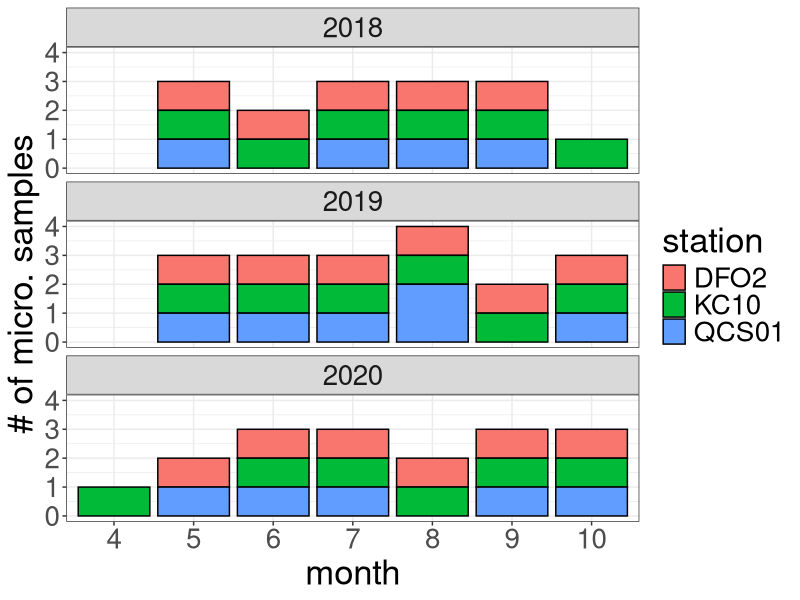
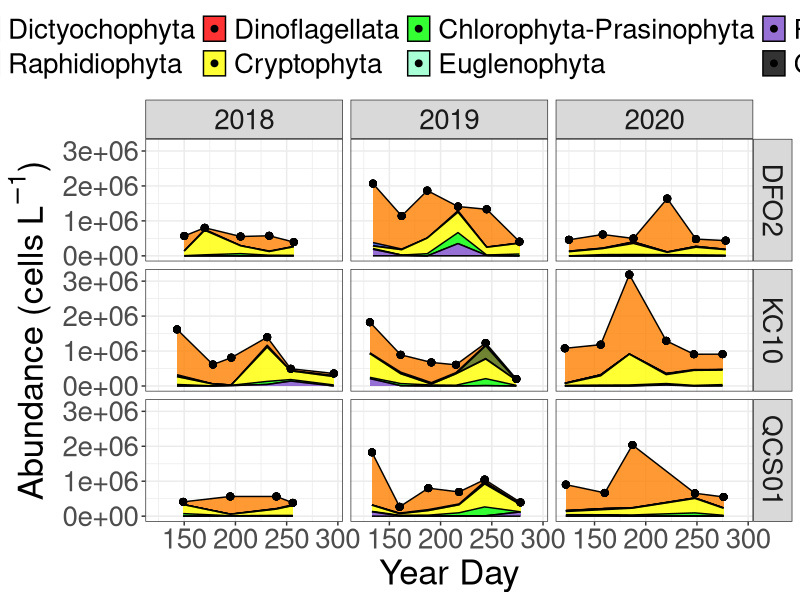
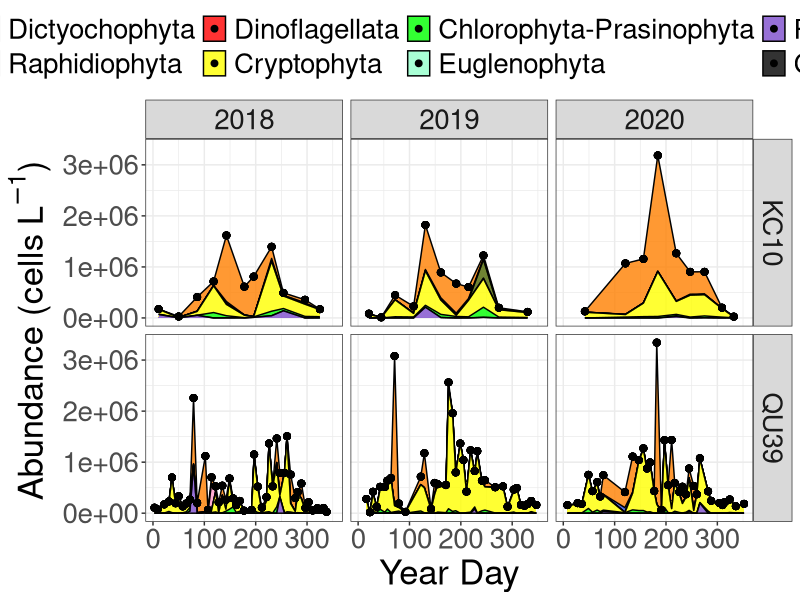
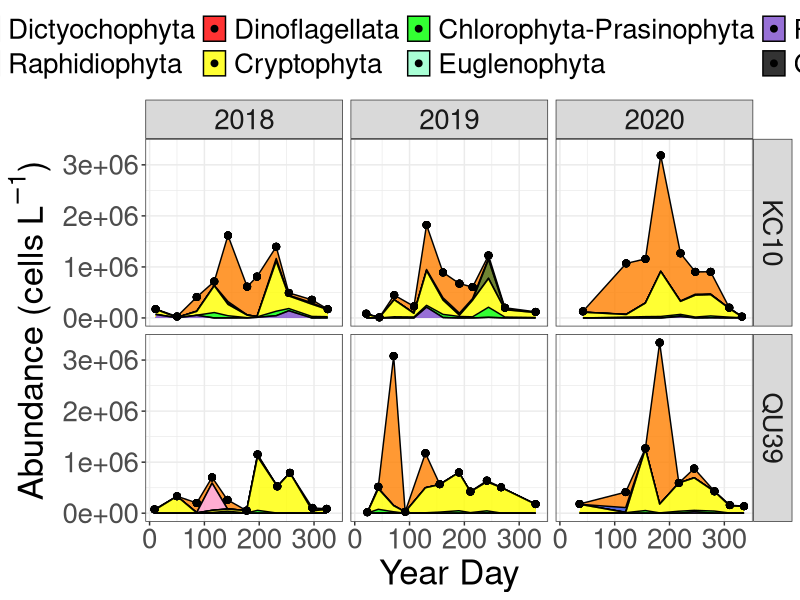
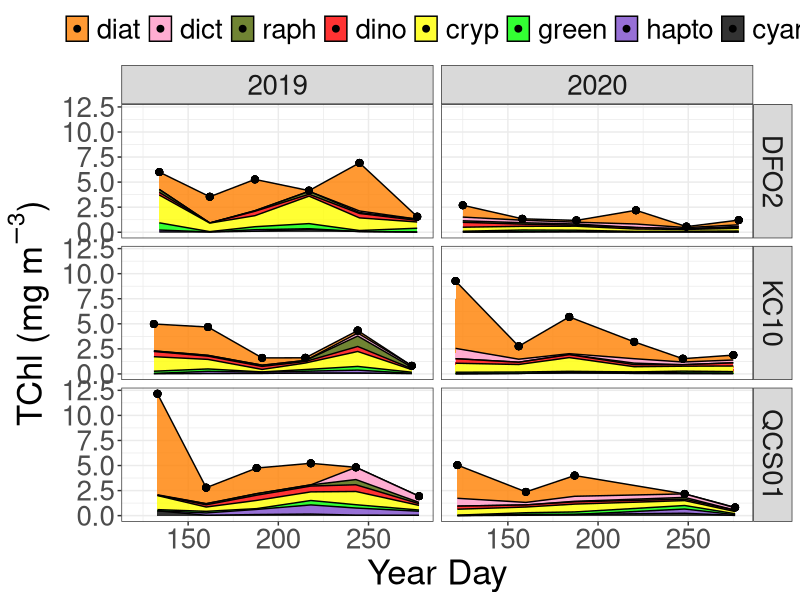
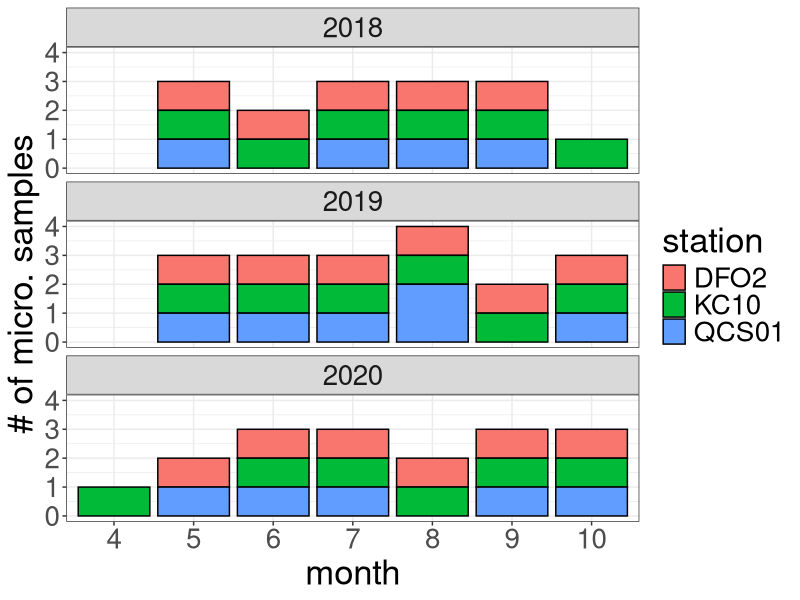
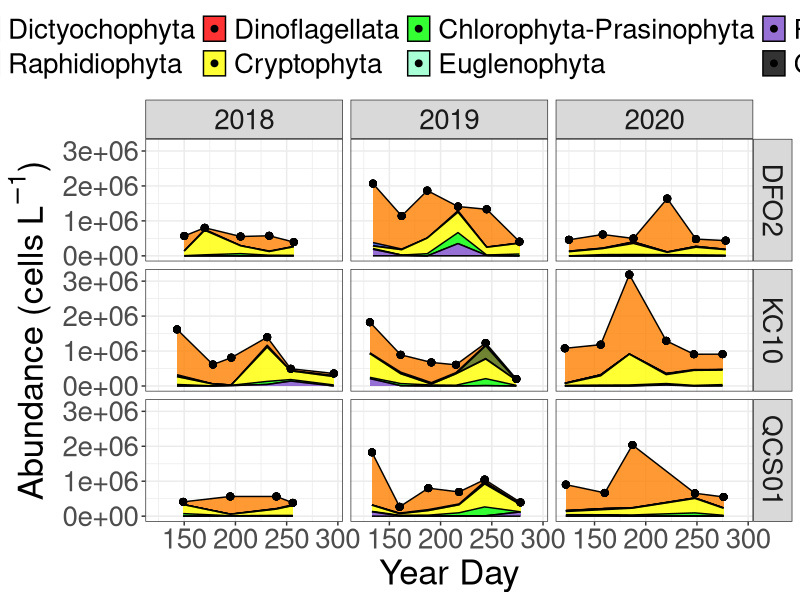
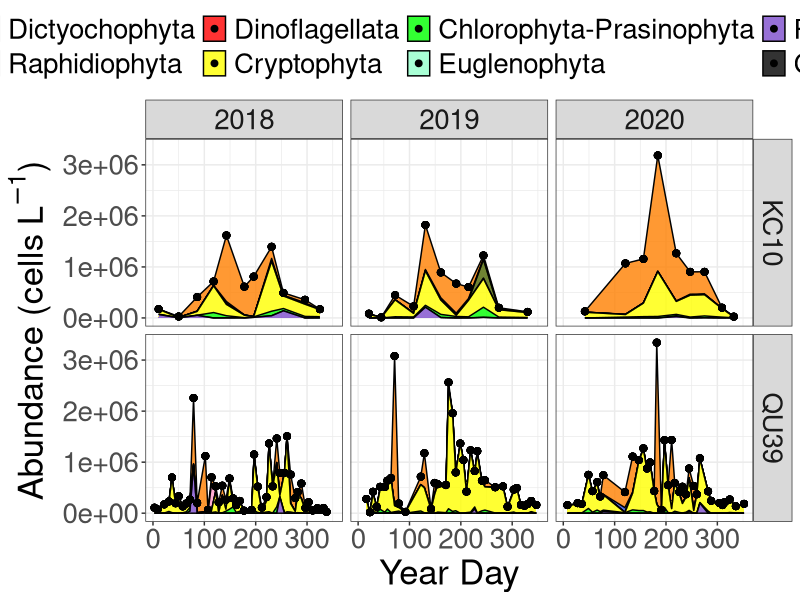

Here is the R script that generated these plots, in order: (Note: this script raises an error after producing the figures.)
## ---- chunk 1
#Load packages
library(tidyverse)
library(patchwork)
library(here)
library(readr)
library(readxl)
## ---- chunk 2
#Upload fully formatted microscopy data

micro <- read_csv(here("outputs", "micro_master_2021-10-18.csv"))

micro_kc10 <- read_csv(here("outputs", "micro_kc10_2021-12-01.csv"))

micro_kc10_ds <- read_csv(here("outputs", "micro_kc10_ds_2021-12-01.csv"))
## ---- chunk 3
#Upload chemtax data

#Upload data
#Uploading chemtax data
chem <- read_csv(here("outputs", "chemtax_master_2021-11-04.csv")) 


## ---- chunk 4
#Selecting autotrophic groups from class level specifications above. Too coarse for dinos.


#Can't figure out how to make this work with multiple stations. Trying each separately and binding
micro_sum_dfo2 <- micro %>%
  filter(trophicStatus == "auto" &
          site_id == "DFO2") %>% 
  complete(date, group) %>% # make each day have all species, even if not observed (for joining)
  group_by(date, group) %>% 
  summarise(sum = sum(count)) %>% #sum counts for each grouping/class
  ungroup() %>% 
  arrange(date, group) %>% 
  mutate(sum = replace_na(sum, 0),
         site_id = "DFO2") #replace NAs, created by complete, with 0s

micro_sum_kc10 <- micro %>%
  filter(trophicStatus == "auto" &
          site_id == "KC10") %>% 
  complete(date, group) %>% # make each day have all species, even if not observed (for joining)
  group_by(date, group) %>% 
  summarise(sum = sum(count)) %>% #sum counts for each grouping/class
  ungroup() %>% 
  arrange(date, group) %>% 
  mutate(sum = replace_na(sum, 0),
         site_id = "KC10") #replace NAs, created by complete, with 0s

micro_sum_qcs01 <- micro %>%
  filter(trophicStatus == "auto" &
          site_id == "QCS01") %>% 
  complete(date, group) %>% # make each day have all species, even if not observed (for joining)
  group_by(date, group) %>% 
  summarise(sum = sum(count)) %>% #sum counts for each grouping/class
  ungroup() %>% 
  arrange(date, group) %>% 
  mutate(sum = replace_na(sum, 0),
         site_id = "QCS01") #replace NAs, created by complete, with 0s

micro_sum_qu39 <- micro %>%
  filter(trophicStatus == "auto" &
          site_id == "QU39") %>% 
  complete(date, group) %>% # make each day have all species, even if not observed (for joining)
  group_by(date, group) %>% 
  summarise(sum = sum(count)) %>% #sum counts for each grouping/class
  ungroup() %>% 
  arrange(date, group) %>% 
  mutate(sum = replace_na(sum, 0),
         site_id = "QU39") #replace NAs, created by complete, with 0s

micro_sum <- rbind(micro_sum_dfo2, micro_sum_kc10, micro_sum_qcs01, micro_sum_qu39)
## ---- chunk 5
#Summing species for the KC10-QU39 Timeseries
micro_kc10_sum <- micro_kc10 %>%
  filter(trophicStatus == "auto" &
          site_id == "KC10") %>% 
  complete(date, group) %>% # make each day have all species, even if not observed (for joining)
  group_by(date, group) %>% 
  summarise(sum = sum(count)) %>% #sum counts for each grouping/class
  ungroup() %>% 
  arrange(date, group) %>% 
  mutate(sum = replace_na(sum, 0),
         site_id = "KC10") #replace NAs, created by complete, with 0s

micro_sum_qu39 <- micro_kc10 %>%
  filter(trophicStatus == "auto" &
          site_id == "QU39") %>% 
  complete(date, group) %>% # make each day have all species, even if not observed (for joining)
  group_by(date, group) %>% 
  summarise(sum = sum(count)) %>% #sum counts for each grouping/class
  ungroup() %>% 
  arrange(date, group) %>% 
  mutate(sum = replace_na(sum, 0),
         site_id = "QU39")

micro_sum_2 <- rbind(micro_kc10_sum, micro_sum_qu39)

#Doing the same for the QU39 downscaled timeseries

micro_kc10_ds_sum <- micro_kc10_ds %>%
  filter(trophicStatus == "auto" &
          site_id == "KC10") %>% 
  complete(date, group) %>% # make each day have all species, even if not observed (for joining)
  group_by(date, group) %>% 
  summarise(sum = sum(count)) %>% #sum counts for each grouping/class
  ungroup() %>% 
  arrange(date, group) %>% 
  mutate(sum = replace_na(sum, 0),
         site_id = "KC10") #replace NAs, created by complete, with 0s

micro_sum_ds_qu39 <- micro_kc10_ds %>%
  filter(trophicStatus == "auto" &
          site_id == "QU39") %>% 
  complete(date, group) %>% # make each day have all species, even if not observed (for joining)
  group_by(date, group) %>% 
  summarise(sum = sum(count)) %>% #sum counts for each grouping/class
  ungroup() %>% 
  arrange(date, group) %>% 
  mutate(sum = replace_na(sum, 0),
         site_id = "QU39")

micro_sum_3 <- rbind(micro_kc10_ds_sum, micro_sum_ds_qu39)
## ---- chunk 6
#Set order or groups for plotting

micro_sum$group <- factor(micro_sum$group,
                         levels = c("Bacillariophyta", #Y
                                    "Chrysophyta", #Y
                                    "Dictyochophyta", #Y
                                    "Raphidiophyta", #Y
                                    "Dinoflagellata", #Y
                                    "Cryptophyta",#Y
                                    "Chlorophyta-Prasinophyta", #Y 
                                    "Euglenophyta", #Y
                                    "Prymnesiophyta-Haptophyta", #Y 
                                    "Cyanobacteria", #Y
                                    "Unknown_Chlorophyta?", #Y
                                    "Unknown_Dinophyceae?", #Y
                                    "Unknown_flagellate" #Y
                                    ))

micro_sum_2$group <- factor(micro_sum_2$group,
                         levels = c("Bacillariophyta", #Y
                                    "Chrysophyta", #Y
                                    "Dictyochophyta", #Y
                                    "Raphidiophyta", #Y
                                    "Dinoflagellata", #Y
                                    "Cryptophyta",#Y
                                    "Chlorophyta-Prasinophyta", #Y 
                                    "Euglenophyta", #Y
                                    "Prymnesiophyta-Haptophyta", #Y 
                                    "Cyanobacteria", #Y
                                    "Unknown_Chlorophyta?", #Y
                                    "Unknown_Dinophyceae?", #Y
                                    "Unknown_flagellate" #Y
                                    ))

micro_sum_3$group <- factor(micro_sum_3$group,
                         levels = c("Bacillariophyta", #Y
                                    "Chrysophyta", #Y
                                    "Dictyochophyta", #Y
                                    "Raphidiophyta", #Y
                                    "Dinoflagellata", #Y
                                    "Cryptophyta",#Y
                                    "Chlorophyta-Prasinophyta", #Y 
                                    "Euglenophyta", #Y
                                    "Prymnesiophyta-Haptophyta", #Y 
                                    "Cyanobacteria", #Y
                                    "Unknown_Chlorophyta?", #Y
                                    "Unknown_Dinophyceae?", #Y
                                    "Unknown_flagellate" #Y
                                    ))

## ---- chunk 7
#Setting colour pallete for microscopy data - roughly comparable to chemtax data
color_palette_micro <- c("#ff8000", #Diatoms 
                   "#2642D5", #Chrysophytes
                   "#ff99c7", #Dicto (same color as chryso as same pig. group)
                   "#4d6600", #Raph
                   "#ff0000", #Dino
                   "#ffff00", #Crypto
                   "#00ff00", #Chloro (chloro and eugleno same colour, same pig. group)
                   "#93FFCA", #Eugleno
                   "#7d4dcc", #Hapto
                   "#000000"  #Cyano
                   )

#Set month labels for plot
month_labels_5 <- rep(c('J','F','M','A','M','J','J','A','S','O','N','D'), 5)

month_labels <- c('J','F','M','A','M','J','J','A','S','O','N','D')
## ---- chunk 8
#Plotting when we have data available for microscopy at Calvert
micro %>%  
  filter(!site_id == "QU39" & date > "2018-01-01" & date < "2021-01-01") %>%  
  distinct(date, site_id) %>% 
  mutate(year = lubridate::year(date),
         month = lubridate::month(date)) %>% 
  group_by(year, month, site_id) %>% 
  summarise(n = n()) %>% 
  ggplot(aes(x = as.factor(month), y = n, fill = site_id)) + 
  geom_bar(stat = "identity", color = "black") +
  facet_wrap(~ year, ncol = 1) +
  theme_bw() +
  labs(y = "# of micro. samples",
       x = "month",
       fill = "station") +
  theme(text = element_text(size = 25))

ggsave(here("figures_new", "sample_number.png"),
       width = 17, height = 15, dpi = 300)
## ---- chunk 9

#Microscopy May - October 2018-2019 time-series - Calvert

micro_sum %>% 
  filter(date > "2018-04-01" & date < "2020-11-01" & !site_id == "QU39") %>% 
  group_by(date, site_id) %>% 
  mutate(sum_all = sum(sum, na.rm = TRUE)) %>%
  ungroup() %>% 
  mutate(year = lubridate::year(date),
         month = lubridate::month(date),
         yday = lubridate::yday(date)) %>% 
  ggplot(aes(x = yday, y = sum, group = group, fill = group)) +
  geom_area(position = "stack", alpha = 0.8, size = 0.5, colour = "black") +
  geom_point(aes(x = yday, y = sum_all), size = 2) +
  scale_fill_manual(values = color_palette_micro) +
  facet_grid(site_id ~ year) +
  theme_bw() +
  theme(legend.position = "top",
        legend.direction = "horizontal",
        legend.title = element_blank(),
        text = element_text(size = 11)) +
        # strip.background = element_blank(),
        # strip.text = element_blank()) + 
  labs(x = "Year Day",
           y = bquote("Abundance (cells" ~ L^-1*")")) +
  theme(text = element_text(size = 25)) 

ggsave(here("figures_rev2", "timeseries_calvert.png"),
       width = 17, height = 10, dpi = 300)

## ---- chunk 10

#Microscopy May - October 2018-2019 time-series - Calvert

micro_sum_2 %>% 
  group_by(date, site_id) %>% 
  mutate(sum_all = sum(sum, na.rm = TRUE)) %>%
  ungroup() %>% 
  mutate(year = lubridate::year(date),
         month = lubridate::month(date),
         yday = lubridate::yday(date)) %>% 
  ggplot(aes(x = yday, y = sum, group = group, fill = group)) +
  geom_area(position = "stack", alpha = 0.8, size = 0.5, colour = "black") +
  geom_point(aes(x = yday, y = sum_all), size = 2) +
  scale_fill_manual(values = color_palette_micro) +
  facet_grid(site_id ~ year) +
  theme_bw() +
  theme(legend.position = "top",
        legend.direction = "horizontal",
        legend.title = element_blank(),
        text = element_text(size = 11)) +
        # strip.background = element_blank(),
        # strip.text = element_blank()) + 
  labs(x = "Year Day",
           y = bquote("Abundance (cells" ~ L^-1*")")) +
  theme(text = element_text(size = 25)) 

ggsave(here("figures_rev2", "timeseries_kc10_qu39.png"),
       width = 17, height = 10, dpi = 300)

## ---- chunk 11

#Microscopy May - October 2018-2019 time-series - Calvert

micro_sum_3 %>% 
  group_by(date, site_id) %>% 
  mutate(sum_all = sum(sum, na.rm = TRUE)) %>%
  ungroup() %>% 
  mutate(year = lubridate::year(date),
         month = lubridate::month(date),
         yday = lubridate::yday(date)) %>% 
  ggplot(aes(x = yday, y = sum, group = group, fill = group)) +
  geom_area(position = "stack", alpha = 0.8, size = 0.5, colour = "black") +
  geom_point(aes(x = yday, y = sum_all), size = 2) +
  scale_fill_manual(values = color_palette_micro) +
  facet_grid(site_id ~ year) +
  theme_bw() +
  theme(legend.position = "top",
        legend.direction = "horizontal",
        legend.title = element_blank(),
        text = element_text(size = 11)) +
        # strip.background = element_blank(),
        # strip.text = element_blank()) + 
  labs(x = "Year Day",
           y = bquote("Abundance (cells" ~ L^-1*")")) +
  theme(text = element_text(size = 25)) 

ggsave(here("figures_rev2", "timeseries_kc10_qu39_downscaled.png"),
       width = 17, height = 10, dpi = 300)

## ---- chunk 12
#Making Tidy
#Chemtax
chem_tidy <- chem %>% 
  pivot_longer(c(cyan, hapto, green, cryp, dino, dict, raph, diat),
                 names_to = "phyto_group", values_to = "TChla") %>% 
  group_by(date, site_id, phyto_group) %>% 
  summarize(TChla_mean = mean(TChla)) %>% 
  ungroup() %>% 
  group_by(date, site_id) %>% 
  mutate(TChla_sum = sum(TChla_mean)) %>% 
  ungroup()

## ---- chunk 13

#Order phytoplankton groups roughly from smallest to largest - create order list
order_chem <- c("cyan", "hapto", "green", "cryp",
                "dino", "raph", "dict", "diat")

#Chemtax - Specify order of phyto groups for figures
chem_tidy <- arrange(mutate(chem_tidy,
                                phyto_group = factor(phyto_group,
                                levels = order_chem)))

chem_tidy <- chem_tidy %>% 
  arrange(date, phyto_group)

## ---- chunk 14

#Set Color palette for plotting. Currently based on QU39 manuscript. Brewer has some good ones for R style.
palette_chem <- c("#ff8000", #1 - Diatoms (orange)
                  "#ff99c7", #2 - Dictyochophytes (pink)
                  "#4d6600", #3 - Raphidophytes (dark green)
                  "#ff0000", #4 - Dinoflagellates (Red)
                  "#ffff00", #5 - Cryptophytes (yellow)
                  "#00ff00", #6 - Chlorophyta (light green)
                  "#7d4dcc", #7 - Haptophytes (purple)
                  "#000000") #8 - Cyanobacteria (black)

#Set month labels for plot
month_labels <- c('J','F','M','A','M','J','J','A','S','O','N','D')
## ---- chunk 15

chem_tidy %>% 
  filter(date > "2018-04-01" & date < "2020-11-01" & !site_id == "QU39") %>% 
  mutate(year = lubridate::year(date),
         month = lubridate::month(date),
         yday = lubridate::yday(date)) %>% 
  ggplot(aes(x = yday, y = TChla_mean, fill = fct_rev(phyto_group))) +
  geom_area(position = "stack", alpha = 0.8, size = 0.5, colour = "black") +
  geom_point(aes(x = yday, y = TChla_sum), size = 2) +
  scale_fill_manual(values = palette_chem) +
  facet_grid(site_id ~ year) +
  theme_bw() +
  theme(legend.position = "top",
        legend.direction = "horizontal",
        legend.title = element_blank(),
        text = element_text(size = 11)) +
  guides(fill = guide_legend(nrow = 1)) +
        # strip.background = element_blank(),
        # strip.text = element_blank()) + 
  labs(x = "Year Day",
           y = bquote("TChl (mg" ~ m^-3*")")) +
  theme(text = element_text(size = 25)) 

ggsave(here("figures_rev2", "timeseries_calvert_chem.png"),
       width = 16, height = 10, dpi = 300)

## ---- chunk 16
#Plot chemtax data by station - biomass
chem_tidy %>%
  ggplot() +
  geom_area(aes(date, TChla_mean, fill = fct_rev(phyto_group)),
    alpha = 0.8, size = 0.5, colour = "black") +
  geom_point(aes(date, TChla_sum)) +
  facet_wrap(~ site_id, nrow = 4) +
  scale_fill_manual(values = palette_chem) +
  theme_bw() +
  labs(y = bquote("TChl (mg" ~ m^-3*")"),
       fill = "Group") +
  scale_x_date(limits = startEnd,
               breaks = scales::date_breaks("1 month"),
               labels = scales::date_format("%m")) +
  theme(legend.position = "top",
        legend.direction = "horizontal",
        legend.title = element_blank(),
        text = element_text(size = 30)) +
  theme(strip.background = element_blank(),
        strip.text.x = element_blank(),
        text = element_text(size = 30)) +
        # plot.margin = margin(0, 50, 0, 0)) +
  guides(fill = guide_legend(nrow = 1))
  
ggsave(here("figures_new", "calvert_qu39_chem_2019-ts.png"),
       width=16, height=14, dpi=300)
## ---- chunk 17
#Plot chemtax data by station - relative
chem_tidy %>%
  ggplot() +
  geom_area(aes(date, TChla_mean, fill = fct_rev(phyto_group)),
    position = "fill", alpha = 0.8, size = 0.5, colour = "black") +
  geom_point(aes(date, 1)) +
  facet_wrap(~ site_id, nrow = 4) +
  scale_fill_manual(values = palette_chem) +
  theme_bw() +
  labs(y = bquote("Relative (%)"),
       fill = "Group") +
  scale_x_date(limits = startEnd,
               breaks = scales::date_breaks("1 month"),
               labels = scales::date_format("%m")) +
  theme(legend.position = "top",
        legend.direction = "horizontal",
        legend.title = element_blank(),
        text = element_text(size = 30)) +
  theme(strip.background = element_blank(),
        strip.text.x = element_blank(),
        text = element_text(size = 30)) +
        # plot.margin = margin(0, 50, 0, 0)) +
  guides(fill = guide_legend(nrow = 1))
  
ggsave(here("figures", "calvert_qu39_chem_relative_2019-ts.png"),
       width=16, height=14, dpi=300)
## ---- chunk 18
#Trying to plot Relative in a different way - CHEMTAX
chem_qu39_ds <- chem_tidy %>%
  filter(site_id == "QU39")

chem_qu39_ds <- chem_qu39_ds %>%
  filter(date == "2019-05-09" |
         date == "2019-06-04" |
         date == "2019-07-09" |
         date == "2019-08-07" |
         date == "2019-08-29" |
         date == "2019-10-09" |
         #date == "2019-11-26" | #removing this for multi-year analysis
         date == "2020-04-29" | #Different month, but very close temporally
         date == "2020-06-04" |
         date == "2020-07-09" | # Also 06-30 - Tricky
         date == "2020-08-04" | # Also 08-13 
         date == "2020-09-01" |
         date == "2020-10-08")

chem_ds <- chem_tidy %>%
  filter(!site_id == "QU39")

chem_ds <- rbind(chem_ds, chem_qu39_ds)

# chem_ds <- chem_ds %>% 
#   filter(date > "2019-05-01" & date < "2019-12-01") %>% 
#   arrange(date)

chem_ds <- chem_ds %>%  
  mutate(month = lubridate::month(date),
         month = case_when(date == "2019-08-29" ~ 9,
                           date == "2019-08-31" ~ 9,
                           date == "2020-04-29" ~ 5,
                           date == "2020-04-30" ~ 5,
                             TRUE ~ as.numeric (month)))
    
## ---- chunk 19
micro_qu39_ds <- micro_sum %>%
  filter(site_id == "QU39")

micro_qu39_ds_distinct <- micro_qu39_ds %>%
  mutate(month = lubridate::month(date)) %>% 
  filter(date > "2018-01-01" & date < "2021-01-01" & month > 3 & month < 11) %>%
  distinct(date, site_id)

#Trying to plot Relative in a different way - CHEMTAX
micro_qu39_ds <- micro_qu39_ds %>%
  filter(date == "2018-05-29" | #could also be 05-22
         date == "2018-06-26" |
         date == "2018-07-23" | # Could also be 07-16
         date == "2018-08-21" | # 08-14, 08-28
         date == "2018-09-13" |   
         date == "2018-10-24" |
         date == "2019-05-09" |
         date == "2019-06-04" |
         date == "2019-07-09" |
         date == "2019-08-07" |
         date == "2019-08-29" |
         date == "2019-10-09" |
         #date == "2019-11-26" | #removing this for multi-year analysis
         date == "2020-04-29" | #Different month, but very close temporally
         date == "2020-06-04" |
         date == "2020-07-09" | # Also 06-30 - Tricky
         date == "2020-08-04" | # Also 08-13 
         date == "2020-09-01" |
         date == "2020-10-08")

micro_ds <- micro_sum %>%
  filter(!site_id == "QU39")

micro_ds_distinct <- micro_ds %>% 
  mutate(month = lubridate::month(date)) %>% 
  filter(date > "2018-01-01" & date < "2021-01-01" & month > 4 & month < 11) %>%
  distinct(date, site_id) %>% 
  mutate(row_n = row_number())

micro_ds <- rbind(micro_ds, micro_qu39_ds)

# micro_ds <- micro_ds %>% 
#   filter(date > "2019-05-01" & date < "2019-12-01") %>% 
#   arrange(date)

micro_ds <- micro_ds %>%  
  mutate(month = lubridate::month(date),
         month = case_when(date == "2019-08-29" ~ 9,
                           date == "2019-08-31" ~ 9,
                           date == "2020-04-29" ~ 5,
                           date == "2020-04-30" ~ 5,
                             TRUE ~ as.numeric (month)))
## ---- chunk 20
p1 <- micro_ds %>% 
  filter(!group == "Unknown_Chlorophyta?" &
         !group == "Unknown_Dinophyceae?" &
         !group == "Unknown_flagellate" &
           date >= "2018-05-01" & date < "2018-11-01") %>% 
  ggplot(aes(x = site_id, y = sum, fill = group)) +
  geom_bar(position = "stack", stat = "identity", color = "black") +
  ylim(y = c(0, 3500000)) +
  facet_wrap(~ month, nrow = 1) +
  scale_fill_manual(values = color_palette_micro) +
  scale_x_discrete(labels = c("DFO2" = "F", "KC10" = "C", "QCS01" = "S",
                              "QU39" = "E")) +
  # labs(y = bquote("Abundance (cells" ~ L^-1*")")) +
  theme_bw() +
  theme(legend.position = "top",
        legend.direction = "horizontal",
        legend.title = element_blank(),
        axis.title.x = element_blank(),
        axis.text.x = element_blank(),
        axis.title.y = element_blank(),
        text = element_text(size = 30),
        axis.text = element_text(colour = "black"))

p2 <- micro_ds %>% 
  filter(!group == "Unknown_Chlorophyta?" &
         !group == "Unknown_Dinophyceae?" &
         !group == "Unknown_flagellate" &
           date >= "2019-05-01" & date < "2019-11-01") %>% 
  ggplot(aes(x = site_id, y = sum, fill = group)) +
  geom_bar(position = "stack", stat = "identity", color = "black") +
  ylim(y = c(0, 3500000)) +
  facet_wrap(~ month, nrow = 1) +
  scale_fill_manual(values = color_palette_micro) +
  scale_x_discrete(labels = c("DFO2" = "F", "KC10" = "C", "QCS01" = "S",
                              "QU39" = "E")) +
  labs(y = bquote("Abund. (cells" ~ L^-1*")")) +
  theme_bw() +
  theme(strip.background = element_blank(),
        strip.text.x = element_blank(),
        legend.position = "none",
        axis.title.x = element_blank(),
        axis.text.x = element_blank(),
        text = element_text(size = 30),
        axis.text = element_text(colour = "black"))

p3 <- micro_ds %>% 
  filter(!group == "Unknown_Chlorophyta?" &
         !group == "Unknown_Dinophyceae?" &
         !group == "Unknown_flagellate" &
          date > "2020-04-27" & date < "2020-11-01") %>% 
  ggplot(aes(x = site_id, y = sum, fill = group)) +
  geom_bar(position = "stack", stat = "identity", color = "black") +
  ylim(y = c(0, 3500000)) +
  facet_wrap(~ month, nrow = 1) +
  scale_fill_manual(values = color_palette_micro) +
  scale_x_discrete(labels = c("DFO2" = "F", "KC10" = "C", "QCS01" = "S",
                              "QU39" = "E")) +
  # labs(y = bquote("Abundance (cells" ~ L^-1*")")) +
  theme_bw() +
  theme(strip.background = element_blank(),
        strip.text.x = element_blank(),
        legend.position = "none",
        axis.title.x = element_blank(),
        axis.title.y = element_blank(),
        text = element_text(size = 30),
        axis.text = element_text(colour = "black"))

fig <-  p1/p2/p3

ggsave(here("figures_new", "calvert_qu39_2018-2020_micro_box_absolute.png"), fig,
       width = 20, height = 12, dpi = 300)
## ---- chunk 21
# p1 <- micro_ds %>% 
#   filter(!group == "Unknown_Chlorophyta?" &
#          !group == "Unknown_Dinophyceae?" &
#          !group == "Unknown_flagellate" &
#            date >= "2018-01-01" & date < "2021-01-01" & month > 4 & month < 11) %>% 
#   mutate(year = lubridate::year(date),
#          row_n = row_number()) %>% 
#   ggplot(aes(x = site_id, y = sum, fill = group)) +
#   geom_bar(position = "stack", stat = "identity", color = "black") +
#   geom_text(aes(label = row_n, group = site_id),  vjust = -1, data = micro_ds_distinct) +
#   ylim(y = c(0, 3500000)) +
#   facet_grid(year ~ month) +
#   scale_fill_manual(values = color_palette_micro) +
#   scale_x_discrete(labels = c("DFO2" = "F", "KC10" = "C", "QCS01" = "S",
#                               "QU39" = "E")) +
#   # labs(y = bquote("Abundance (cells" ~ L^-1*")")) +
#   theme_bw() +
#   theme(legend.position = "top",
#         legend.direction = "horizontal",
#         legend.title = element_blank(),
#         axis.title.x = element_blank(),
#         axis.text.x = element_blank(),
#         axis.title.y = element_blank(),
#         text = element_text(size = 30),
#         axis.text = element_text(colour = "black"))
# 
# 
# 
# ggsave(here("figures_new", "calvert_qu39_2018-2020_micro_box_absolute_grid.png"),
#        width = 20, height = 12, dpi = 300)
## ---- chunk 22
p1 <- chem_ds %>% 
  filter(date >= "2019-05-01" & date < "2019-11-01") %>% 
  ggplot(aes(x = site_id, y = TChla_mean, fill = fct_rev(phyto_group))) +
  geom_bar(position = "stack", stat = "identity", color = "black") +
  facet_wrap(~ month, nrow = 1) +
  scale_fill_manual(values = palette_chem) +
  scale_x_discrete(labels = c("DFO2" = "F", "KC10" = "C", "QCS01" = "S",
                              "QU39" = "E")) +
  labs(y = bquote("TChl (mg" ~ m^-3*")")) +
  theme_bw() +
  theme(legend.position = "top",
        legend.direction = "horizontal",
        legend.title = element_blank()) +
  theme(axis.title.x = element_blank(),
        text = element_text(size = 30),
        axis.text = element_text(colour = "black")) +
  guides(fill = guide_legend(nrow = 1))

p2 <- chem_ds %>% 
  filter(date > "2020-04-27" & date < "2020-11-01") %>%  
  ggplot(aes(x = site_id, y = TChla_mean, fill = fct_rev(phyto_group))) +
  geom_bar(position = "stack", stat = "identity", color = "black") +
  facet_wrap(~ month, nrow = 1) +
  scale_fill_manual(values = palette_chem) +
  scale_x_discrete(labels = c("DFO2" = "F", "KC10" = "C", "QCS01" = "S",
                              "QU39" = "E")) +
  labs(y = bquote("TChl (mg" ~ m^-3*")")) +
  theme_bw() +
  theme(strip.background = element_blank(),
        strip.text.x = element_blank(),
        legend.position = "none",
        axis.title.x = element_blank(),
        axis.text.x = element_blank(),
        text = element_text(size = 30),
        axis.text = element_text(colour = "black")) +
  guides(fill = guide_legend(nrow = 1))

fig <- p1/p2

ggsave(here("figures_new", "calvert_qu39_2018-2020_chem_box_absolute.png"), fig,
       width = 20, height = 10, dpi = 300)
## ---- chunk 23
p1 <- micro_ds %>% 
  filter(!group == "Unknown_Chlorophyta?" &
         !group == "Unknown_Dinophyceae?" &
         !group == "Unknown_flagellate" &
           date >= "2019-05-01" & date <= "2019-12-01") %>% 
  ggplot(aes(x = site_id, y = sum, fill = group)) +
  geom_bar(position = "stack", stat = "identity") +
  facet_wrap(~ month, nrow = 1) +
  scale_fill_manual(values = color_palette_micro) +
  scale_x_discrete(labels = c("DFO2" = "F", "KC10" = "C", "QCS01" = "S",
                              "QU39" = "E")) +
  labs(y = bquote("Abundance (cells" ~ L^-1*")")) +
  theme_bw() +
  theme(legend.position = "top",
        legend.direction = "horizontal",
        legend.title = element_blank()) +
  theme(axis.title.x = element_blank(),
        text = element_text(size = 30),
        axis.text = element_text(colour = "black"))

p2 <- chem_ds %>% 
  filter(date >= "2019-05-01" & date <= "2019-12-01") %>% 
  ggplot(aes(x = site_id, y = TChla_mean, fill = fct_rev(phyto_group))) +
  geom_bar(position = "stack", stat = "identity") +
  facet_wrap(~ month, nrow = 1) +
  scale_fill_manual(values = palette_chem) +
  scale_x_discrete(labels = c("DFO2" = "F", "KC10" = "C", "QCS01" = "S",
                              "QU39" = "E")) +
  labs(y = bquote("TChl (mg" ~ m^-3*")")) +
  theme_bw() +
  theme(legend.position = "top",
        legend.direction = "horizontal",
        legend.title = element_blank()) +
  theme(axis.title.x = element_blank(),
        text = element_text(size = 30),
        axis.text = element_text(colour = "black")) +
  guides(fill = guide_legend(nrow = 1))

fig <- p1/p2

ggsave(here("figures_new", "calvert_qu39_2019_box_comb_absolute_test.png"), fig,
       width = 20, height = 10, dpi = 300)
## ---- chunk 24
p1 <- micro_ds %>% 
  filter(!group == "Unknown_Chlorophyta?" &
         !group == "Unknown_Dinophyceae?" &
         !group == "Unknown_flagellate" &
           date >= "2019-05-01" & date <= "2019-12-01") %>%
  ggplot(aes(x = site_id, y = sum, fill = group)) +
  geom_bar(position = "fill", stat = "identity") +
  facet_wrap(~ month, nrow = 1) +
  scale_fill_manual(values = color_palette_micro) +
  scale_x_discrete(labels = c("DFO2" = "F", "KC10" = "C", "QCS01" = "S",
                              "QU39" = "E")) +
  labs(y = bquote("Abundance (%)")) +
  theme_bw() +
  theme(legend.position = "top",
        legend.direction = "horizontal",
        legend.title = element_blank()) +
  theme(axis.title.x = element_blank(),
        text = element_text(size = 30),
        axis.text = element_text(colour = "black"))

p2 <- chem_ds %>% 
  filter(date >= "2019-05-01" & date <= "2019-12-01") %>%
  ggplot(aes(x = site_id, y = TChla_mean, fill = fct_rev(phyto_group))) +
  geom_bar(position="fill", stat="identity") +
  facet_wrap(~ month, nrow = 1) +
  scale_fill_manual(values = palette_chem) +
  scale_x_discrete(labels = c("DFO2" = "F", "KC10" = "C", "QCS01" = "S",
                              "QU39" = "E")) +
  labs(y = bquote("TChl (%)")) +
  theme_bw() +
  theme(legend.position = "top",
        legend.direction = "horizontal",
        legend.title = element_blank()) +
  theme(axis.title.x = element_blank(),
        text = element_text(size = 30),
        axis.text = element_text(colour = "black")) +
  guides(fill = guide_legend(nrow = 1))

fig <- p1/p2

ggsave(here("figures_new", "calvert_qu39_2019_box_comb_test.png"), fig,
       width = 20, height = 10, dpi = 300)
## ---- chunk 25
micro_qu39_ds_full <- micro %>%
  filter(site_id == "QU39")

micro_qu39_ds_full_distinct <- micro_qu39_ds_full %>%
  mutate(month = lubridate::month(date)) %>% 
  filter(date > "2018-01-01" & date < "2021-01-01" & month > 3 & month < 11) %>%
  distinct(date, site_id)

#Trying to plot Relative in a different way - CHEMTAX
micro_qu39_ds_full <- micro_qu39_ds_full %>%
  filter(date == "2018-05-29" | #could also be 05-22
         date == "2018-06-26" |
         date == "2018-07-23" | # Could also be 07-16
         date == "2018-08-21" | # 08-14, 08-28
         date == "2018-09-13" |   
         date == "2018-10-24" |
         date == "2019-05-09" |
         date == "2019-06-04" |
         date == "2019-07-09" |
         date == "2019-08-07" |
         date == "2019-08-29" |
         date == "2019-10-09" |
         #date == "2019-11-26" | #removing this for multi-year analysis
         date == "2020-04-29" | #Different month, but very close temporally
         date == "2020-06-04" |
         date == "2020-07-09" | # Also 06-30 - Tricky
         date == "2020-08-04" | # Also 08-13 
         date == "2020-09-01" |
         date == "2020-10-08")

micro_ds_full <- micro %>%
  filter(!site_id == "QU39")

micro_ds_full_distinct <- micro_ds_full %>% 
  mutate(month = lubridate::month(date)) %>% 
  filter(date > "2018-01-01" & date < "2021-01-01" & month > 4 & month < 11) %>%
  distinct(date, site_id) %>% 
  mutate(row_n = row_number())

micro_ds_full <- rbind(micro_ds_full, micro_qu39_ds_full)


micro_ds_full <- micro_ds_full %>%  
  mutate(month = lubridate::month(date),
         month = case_when(date == "2019-08-29" ~ 9,
                           date == "2019-08-31" ~ 9,
                           date == "2020-04-29" ~ 5,
                           date == "2020-04-30" ~ 5,
                             TRUE ~ as.numeric (month)))

micro_ds_full <- micro_ds_full %>% 
  filter(date > "2018-01-01" & date < "2020-12-31" & month > 4 & month < 11)
## ---- chunk 26
micro_ds_full %>% 
  filter(scientificName == "Thalassiosira rotula") %>%
  mutate(year = lubridate::year(date)) %>% 
  ggplot(aes(x = month, y = count, color = site_id)) +
  geom_point() +
  facet_wrap(~year)
